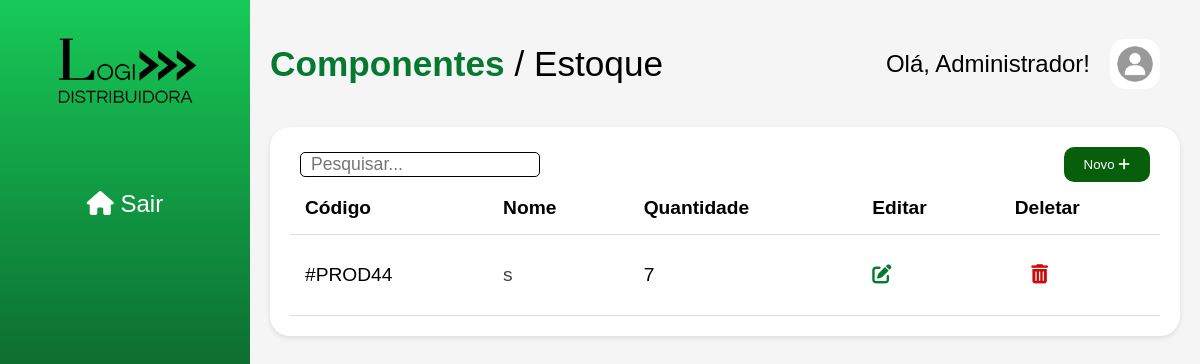
Page /produtos/ (signed in) on the earlier database version.
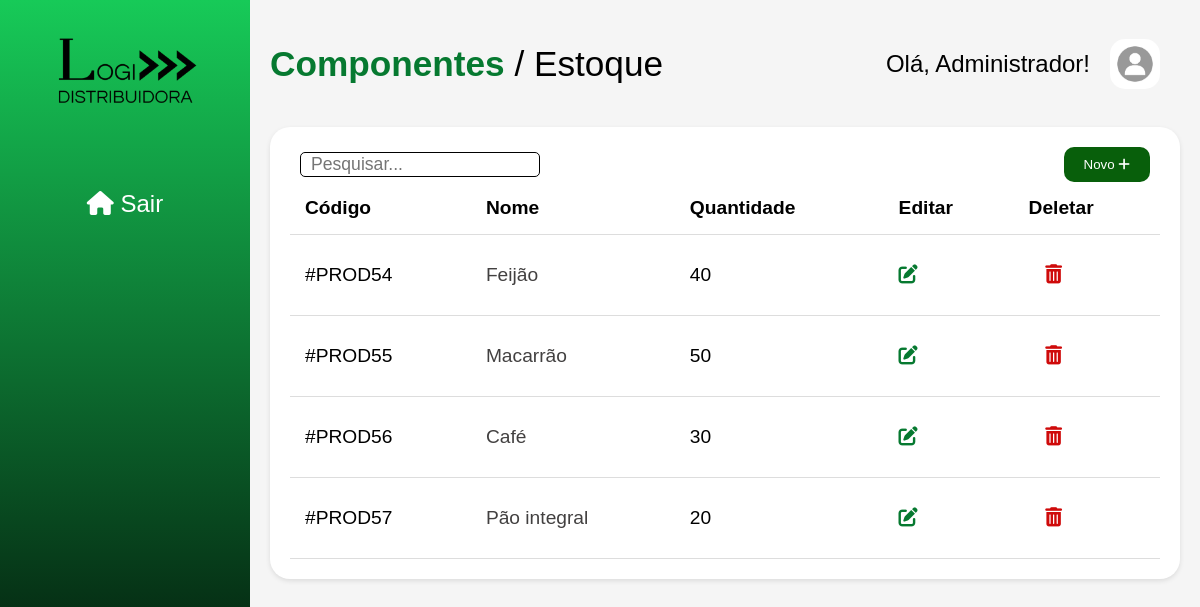
Same page on the later database version.
### produtos/models.py (models this page shows, shortened)
class Produto (models.Model):
    nome = models.CharField(max_length=100)
    descricao = models.TextField(blank=True, null=True)
    preco = models.DecimalField(max_digits=10, decimal_places=2, default=0.00)
    quantidade = models.IntegerField()
    data_cadastro = models.DateField(default=timezone.now)

### estoque/views.py (the view)
# urls.py: path('produtos/', views.pagina_inicial, name='pagina_inicial'),  # Certifique-se de que você está incluindo as URLs do app 'produtos'
@login_required
def pagina_inicial(request):
    produtos = Produto.objects.all()
    return render(request, 'estoque/pagina_inicial.html', {'produtos': produtos})

### templates/estoque/pagina_inicial.html (shortened to what this page needs)
{% load static %}
<!DOCTYPE html>
<html>
<head>
  <link rel="stylesheet" href="https://cdnjs.cloudflare.com/ajax/libs/font-awesome/6.0.0/css/all.min.css" />
  <link rel="stylesheet" href="{% static 'css/main_page.css' %}">
</head>
<body>
  <div class="container">
    <aside class="sidebar">
      <div class="logo">
        <img src="{% static 'img/logo_oficial.png' %}" alt="Logo">
      </div>
      <ul class="menu">
        <li><a href="{% url 'login' %}"><i class="fas fa-home"></i> Sair</a></li>
      </ul>
    </aside>
    <main class="content">
      <header>
        <h1><span>Componentes </span> / Estoque</h1>
        <div class="user-info">
          <span>Olá, {{ user.first_name }}!</span>
          <img src="{% static 'img/user.jpeg' %}" alt="Foto do usuário">
        </div>
      </header>
      <section class="inventory">
        <div class="search-bar">
          <input type="text" placeholder="Pesquisar...">
          <a href="{% url 'cadastrar_produto' %}"><button class="new-item">Novo <i class="fas fa-plus"></i></button></a>
        </div>
        <table>
          <thead>
            <tr>
              <th>Código</th>
              <th>Nome</th>
              <th>Quantidade</th>
              <th>Editar</th>
              <th>Deletar</th>
            </tr>
          </thead>
          <tbody>
            <tr>
                {% for produto in produtos %}
                    <td>
                      #PROD{{ produto.id }}
                    </td>
                    <td>
                      <a href="{% url 'detalhe_produto' produto.id %}" id="edit">{{ produto.nome }}</a>
                    </td>
                    <td>
                      {{ produto.quantidade }}
                    </td>
                    <td>
                      <a href="{% url 'editar_produto' produto.id %}" class="edit">
                        <i class="fas fa-edit"></i>
                      </a>
                    </td>
                    <td>
                        <button class="delete" data-id="{{ produto.id }}">
                            <i class="fas fa-trash-alt"></i>
                        </button>
                    </td>
                    </tr>
                {% endfor %}
          </tbody>
        </table>
      </section>
    </main>
  </div>
</body>
</html>

Differences in the rows shown:
removed Produto: id "44", nome "s", quantidade "7"
added Produto: id "54", nome "Feijão", quantidade "40"
added Produto: id "55", nome "Macarrão", quantidade "50"
added Produto: id "56", nome "Café", quantidade "30"
added Produto: id "57", nome "Pão integral", quantidade "20"
